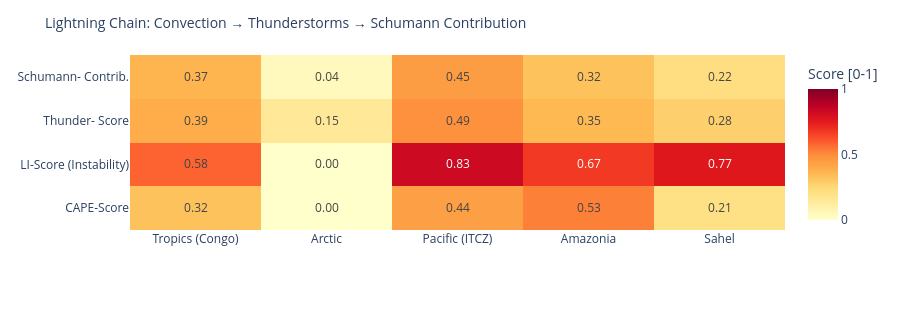

Notebook code cell kept with this figure:
### Code cell
# ============================================================
# LIGHTNING CHAIN: Convection → Thunderstorms → Schumann
# Shows the causal chain per measurement point as heatmap
# ============================================================

def cape_score(v):
    """CAPE → normalized score [0,1]"""
    if v is None or pd.isna(v): return 0.0
    return min(1.0, float(v) / 3000)

def li_score(v):
    """Lifted Index: negative = unstable → score [0,1]"""
    if v is None or pd.isna(v): return 0.3
    return min(1.0, max(0.0, (-float(v) + 6) / 12))

def cloud_score(v):
    if v is None or pd.isna(v): return 0.3
    return float(v) / 100

def thunder_score(row):
    """Kombinierter Gewitterwahrscheinlichkeits-Score
    CAPE + LI + Bedeckung + WMO-Gewitter + konvektiver Niederschlag (showers)
    Hinweis: X-Ray und Kp sind kein Bestandteil – nur geomagn./solarer Kontext.
    """
    cs = cape_score(row.get('cape'))
    ls = li_score(row.get('li'))
    cl = cloud_score(row.get('cloud'))
    t  = 1.0 if row.get('thunderstorm') else 0.0
    # Convective precipitation (showers) as additional indicator
    sh = min(1.0, (row.get('showers') or 0) / 5.0)
    return round(cs * 0.30 + ls * 0.25 + cl * 0.15 + t * 0.20 + sh * 0.10, 3)

def schumann_contribution(t_score, lat):
    """Schumann contribution: higher in tropics (±30°), scaled by thunderstorm score"""
    lat_weight = max(0.3, 1.0 - abs(lat) / 60)
    return round(t_score * lat_weight, 3)

df_atm['cape_score']   = df_atm.apply(lambda r: cape_score(r['cape']), axis=1)
df_atm['li_score']     = df_atm.apply(lambda r: li_score(r['li']),    axis=1)
df_atm['thunder_score']= df_atm.apply(lambda r: thunder_score(r.to_dict()), axis=1)
df_atm['schumann_contribution'] = df_atm.apply(
    lambda r: schumann_contribution(r['thunder_score'], r['lat']), axis=1)

metrics = ['cape_score', 'li_score', 'thunder_score', 'schumann_contribution']
labels  = ['CAPE-Score', 'LI-Score\n(Instability)', 'Thunder-\nScore', 'Schumann-\nContrib.']
z_data  = [df_atm[m].tolist() for m in metrics]

fig = go.Figure(go.Heatmap(
    z=z_data,
    x=df_atm['point'].tolist(),
    y=labels,
    colorscale='YlOrRd',
    zmin=0, zmax=1,
    text=[[f'{v:.2f}' for v in row] for row in z_data],
    texttemplate='%{text}', textfont=dict(size=12),
    colorbar=dict(title='Score [0-1]')
))
fig.update_layout(
    title=dict(text='Lightning Chain: Convection → Thunderstorms → Schumann Contribution', font=dict(size=14)),
    height=310,
    plot_bgcolor='rgba(0,0,0,0)', paper_bgcolor='rgba(0,0,0,0)',
    margin=dict(l=130, r=80, t=55, b=80)
)
fig.show()

### Figure 1 — Plotly figure (JSON) as saved in the notebook; plotly's stock layout.template omitted (floating-point values rounded to 4 significant figures)
{"data": [{"colorbar": {"title": {"text": "Score [0-1]"}}, "colorscale": [[0.0, "rgb(255,255,204)"], [0.125, "rgb(255,237,160)"], [0.25, "rgb(254,217,118)"], [0.375, "rgb(254,178,76)"], [0.5, "rgb(253,141,60)"], [0.625, "rgb(252,78,42)"], [0.75, "rgb(227,26,28)"], [0.875, "rgb(189,0,38)"], [1.0, "rgb(128,0,38)"]], "text": [["0.32", "0.00", "0.44", "0.53", "0.21"], ["0.58", "0.00", "0.83", "0.67", "0.77"], ["0.39", "0.15", "0.49", "0.35", "0.28"], ["0.37", "0.04", "0.45", "0.32", "0.22"]], "textfont": {"size": 12}, "texttemplate": "%{text}", "type": "heatmap", "x": ["Tropics (Congo)", "Arctic", "Pacific (ITCZ)", "Amazonia", "Sahel"], "y": ["CAPE-Score", "LI-Score\n(Instability)", "Thunder-\nScore", "Schumann-\nContrib."], "z": [[0.3233, 0.0, 0.44, 0.5267, 0.2067], [0.5833, 0.0, 0.825, 0.675, 0.7667], [0.393, 0.148, 0.487, 0.354, 0.278], [0.367, 0.044, 0.446, 0.324, 0.218]], "zmax": 1, "zmin": 0}], "layout": {"height": 310, "margin": {"b": 80, "l": 130, "r": 80, "t": 55}, "paper_bgcolor": "rgba(0,0,0,0)", "plot_bgcolor": "rgba(0,0,0,0)", "title": {"font": {"size": 14}, "text": "Lightning Chain: Convection → Thunderstorms → Schumann Contribution"}}}
